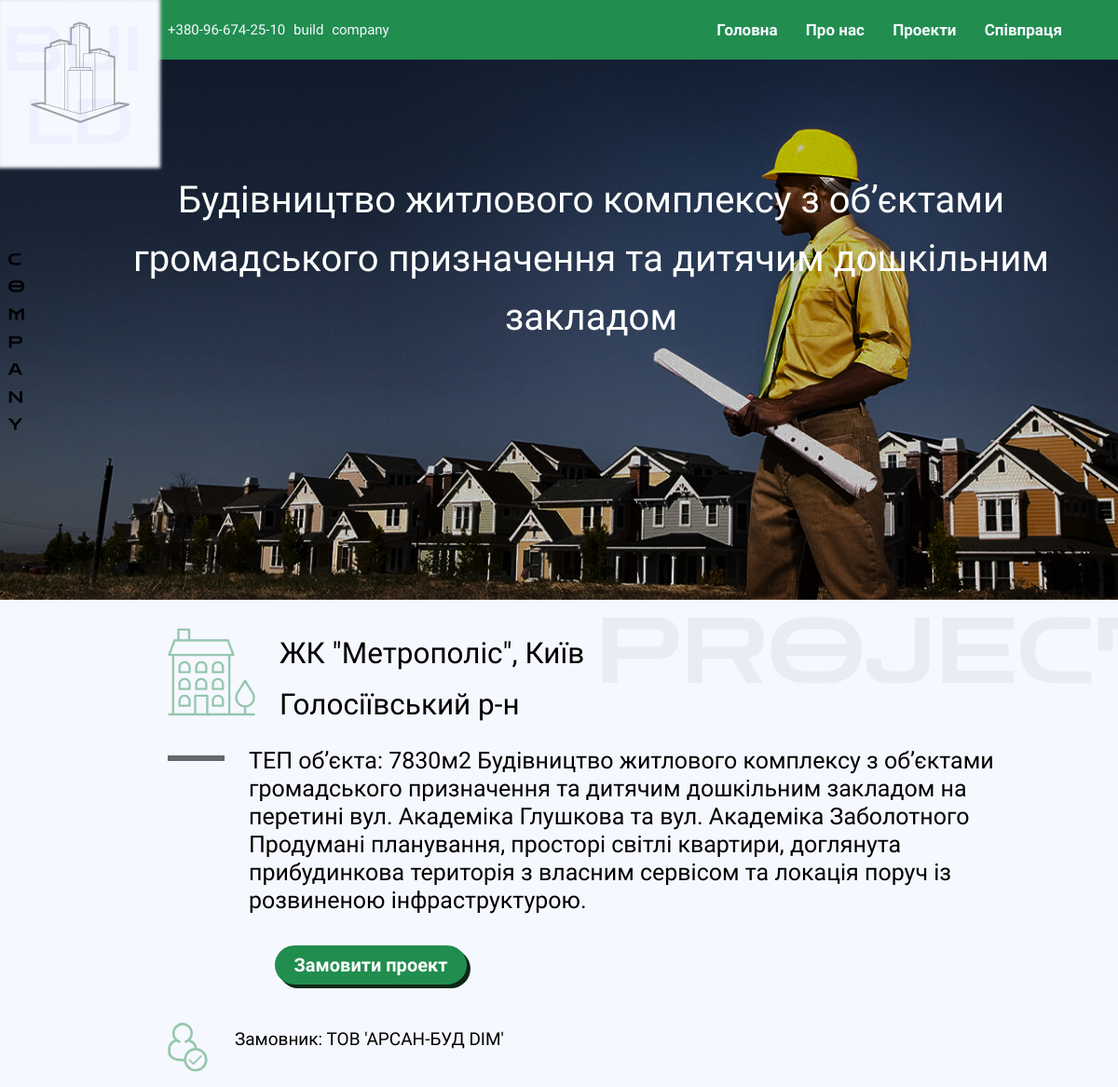
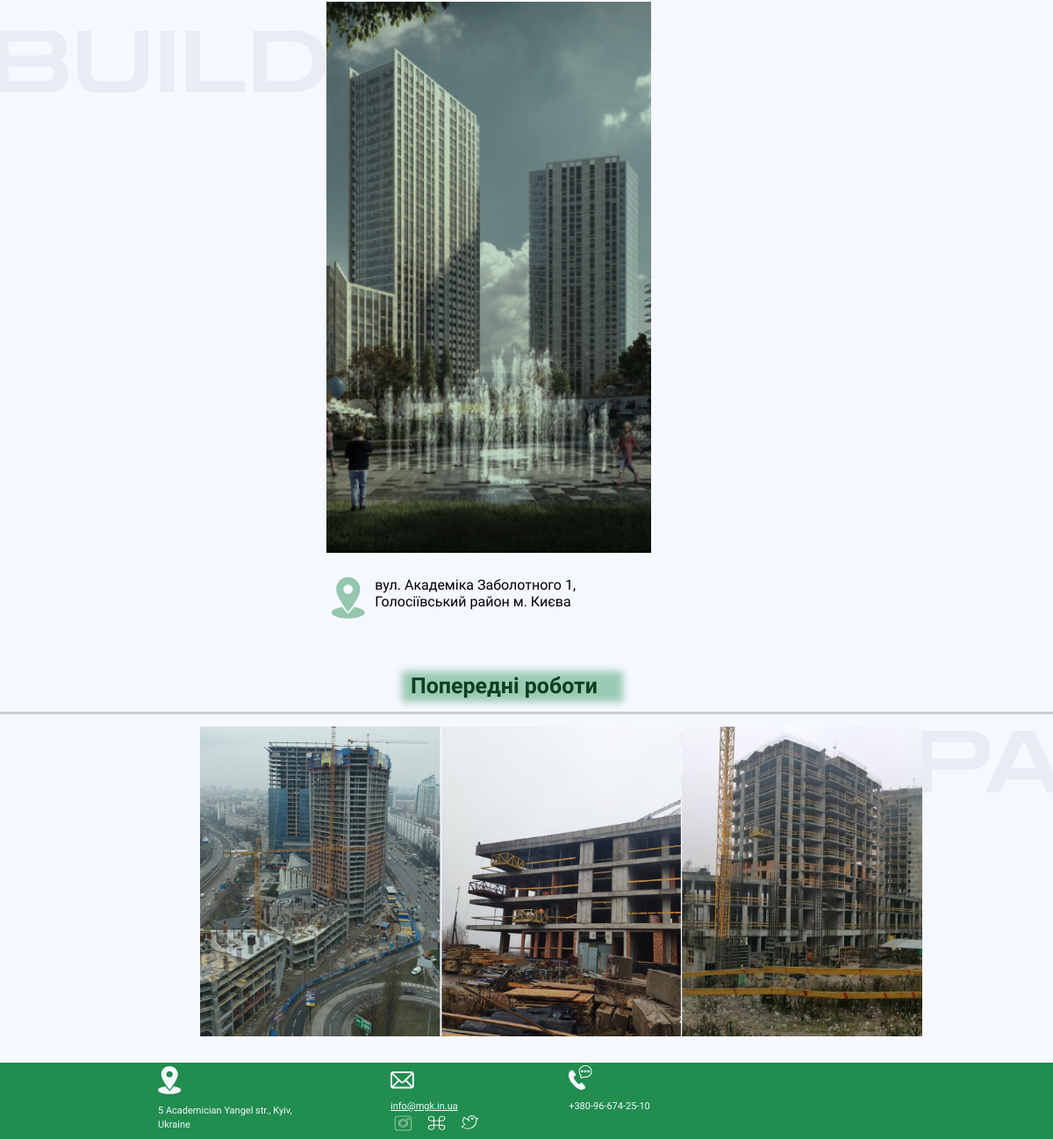
/project/Metropolis, run on the app's committed database (2 pictures, top to bottom).
### main/models.py (models this page shows, shortened)
class App(models.Model):
    name = models.CharField("Назва", max_length=100)
    name_header = models.CharField("Повна назва", max_length=250)
    img_project = models.ImageField(upload_to="images/", verbose_name="Фото проекту")
    name_project = models.CharField("Назва проекту", max_length=50)
    info_about = models.TextField("Інформація про проект")
    order = models.CharField("Замовник", max_length=100)
    adress = models.CharField("Адреса", max_length=100)
    class Meta:
        verbose_name = "Проект"
        verbose_name_plural = "Проекти"

### main/views.py (the view)
# urls.py: path('project/<str:name>', views.one_project, name='one_project'),
def one_project(request, name):
    info_project = get_object_or_404(App, name=name)
    return render(request, 'main/info_project_page.html', {'project': info_project})

### main/templates/main/info_project_page.html (shortened to what this page needs)
{% extends 'main/base.html' %}
{% load static %}
{% block style %}
 <link href="{% static 'main/css/info-project.css' %}" rel="stylesheet">
{% endblock %}
{% block content %}
<main>
    <div class="wrapper">
        <section class="home">
            <div class="container">
                <div class="home-content">
                    <div class="home-text">
                        <p>{{project.name_header}}</p>
                    </div>
                </div>
            </div>
        </section>
        <section class="info-content">
            <div class="container">
                <div class="main-info">
                    <div class="info-block">
                        <div class="info-heading">
                            <i class="building"><img src="{% static 'main/images/building-icon.svg' %}", alt="building-icon"/></i>
                            <div class="heading-text">{{project.name_project}}</div>
                        </div>
                        <div class="info">
                            <i class="line"><img src= "{% static 'main/images/line_info.png' %}", alt="line"/></i>
                            <div class="info-text">{{project.info_about}}
                            </div>
                        </div>
                        <a href="/cooperation">
                            <button class="btn">Замовити проект</button>
                        </a>
                        <div class="order">
                            <i class="order-icon"><img src= "{% static 'main/images/order.svg' %}" , alt="order"/></i>
                            <div class="order-text">Замовник: {{project.order}} </div>
                        </div>
                    </div>
                    <div class="info-img">
                        <img class= 'build-img' src="/static/main/{{project.img_project}}" , alt="build"/>
                        <div class="img-describe">
                            <i class="adress"><img src= "{% static 'main/images/nav.svg' %}"></i>
                            <div class="img-text">{{project.adress}}
                            </div>
                        </div>
                    </div>
                </div>
                <div class="project-before-header">
                    <div class="rectangle"></div>
                    <div class="project-before-title">Попередні роботи</div>
                </div>
            </div>
        </section>
        <section class="project-before">
            <div class="container">
                <div class="project-before-content">
                    <div class="img-block">
                        <img src= "{% static 'main/images/before-1.png' %}" , alt="before-build"/>
                        <img src= "{% static 'main/images/before-2.png' %}" , alt="before-building"/>
                        <img src= "{% static 'main/images/before-3.png' %}" , alt="before-building"/>
                    </div>
                </div>
            </div>
        </section>
    </div>
</main>
{% endblock %}

### main/static/main/css/info-project.css (style rules this page uses)
* { box-sizing: border-box; }
body { font-family: "Didact Gothic", sans-serif; font-weight: 400; margin: 0; background-color: #f6f8ff; }
.wrapper { width: 100%; margin: auto; }
.container { width: 1095px; margin-left: 175px; }
a { text-decoration: none; }
.home { height: 580px; background: url("../images/info-back.png") no-repeat; }
.home-content { display: flex; flex-direction: column; height: 580px; margin-left: -51px; }
.home-text { width: 697px; height: 216px; font-family: "Didact Gothic"; font-style: normal; font-weight: 400; font-size: 40px; line-height: 63px; text-align: center; color: #ffffff; margin-top: 79px; animation: slideIn 0.9s ease-in-out forwards; }
.info-content { height: 782px; background: url("../images/project-background.png") no-repeat; }
.main-info { display: flex; justify-content: space-between; }
.info-block { margin-top: 96px; }
.info-heading { display: flex; }
.heading-text { margin-left: 26px; width: 414.28px; font-family: "Zen Dots"; font-style: normal; font-weight: 400; font-size: 31.48px; line-height: 55px; color: #000000; }
.info { display: flex; margin-top: 76px; }
.info-text { margin-left: 26px; width: 488px; font-size: 25px; line-height: 30px; }
.order { display: flex; margin-top: 103px; }
.order-text { margin-left: 29px; margin-top: 6px; font-size: 19px; }
.btn { background-color: #218d4f; border: solid #218d4f; border-radius: 30px; box-shadow: #0c2718 4px 4px 0 0; color: #0c2718; cursor: pointer; display: inline-block; font-family: "Jura", sans-serif; font-weight: 600; font-size: 20px; line-height: 24px; color: rgba(255, 255, 255, 1); text-align: center; text-decoration: none; touch-action: manipulation; margin-right: 31px; height: 42px; width: 206px; margin-top: 33px; margin-left: 115px; }
.info-img { margin-top: 96px; width: 360px; }
.build-img { width: 370px; }
.img-describe { display: flex; margin-top: 23px; }
.img-text { margin-left: 20px; font-size: 16px; width: 358px; }
.rectangle { margin-left: 428px; margin-top: 36px; width: 252px; height: 51px; background: rgba(33, 141, 79, 0.43); filter: blur(4px); }
.project-before-title { width: 344px; height: 30px; margin-left: 386px; margin-top: -50px; font-family: "Jura"; font-style: normal; font-weight: 700; font-size: 35px; line-height: 41px; }
.project-before { margin-top: 90px; height: 642px; background: url("../images/before-back.png") no-repeat; }
.project-before-content { height: 658px; }
.img-block { display: flex; margin-left: -51px; padding-top: 51px; }
.img-block img { margin-right: 5px; }
.adress { display: flex; flex-direction: column; width: 35.2px; height: 41.81px; }
@media (min-width: 521px) and (max-width: 1344px) { .container { width: 80%; margin: 0; margin-left: 15%; } }
@media (min-width: 521px) and (max-width: 1344px) { .home-text { width: auto; } }
@media (min-width: 521px) and (max-width: 1344px) { .main-info { flex-direction: column; } }
@media (min-width: 521px) and (max-width: 1344px) { .info-block { margin-top: 30px; } }
@media (min-width: 521px) and (max-width: 1344px) { .info-text { width: auto; } }
@media (min-width: 521px) and (max-width: 1344px) { .info { margin-top: 18px; } }
@media (min-width: 521px) and (max-width: 1344px) { .info-content { height: auto; } }
@media (min-width: 521px) and (max-width: 1344px) { .line img { width: 61px; height: 6px; } }
@media (min-width: 521px) and (max-width: 1344px) { .order { margin-top: 41px; } }
@media (min-width: 521px) and (max-width: 1344px) { .info-img { margin-top: 14px; margin-left: 20%; } }
@media (min-width: 521px) and (max-width: 1344px) { .adress img { width: 50px; height: 48px; } }
@media (min-width: 521px) and (max-width: 1344px) { .rectangle { margin-left: 29%; margin-top: 66px; height: 35px; } }
@media (min-width: 521px) and (max-width: 1344px) { .project-before-title { height: 30px; width: auto; margin-left: 30%; margin-top: -39px; font-size: 25px; } }
@media (min-width: 521px) and (max-width: 1344px) { .project-before { margin-top: 20px; height: auto; margin-bottom: 30px; } }
@media (min-width: 521px) and (max-width: 1344px) { .project-before-content { height: auto;; } }
@media (min-width: 521px) and (max-width: 1344px) { .img-block { margin-left: 5%; padding-top: 17px; } }
@media (min-width: 521px) and (max-width: 1344px) { .img-block img { width: 30%; height: auto; margin-right: 1px; } }

### data on the page
App: name_header "Будівництво житлового комплексу з об’єктами громадського призначення та дитячим дошкільним закладом", name_project "ЖК \"Метрополіс\", Київ Голосіївський р-н", info_about "ТЕП об’єкта: 7830м2 Будівництво житлового комплексу з об’єктами громадського призначення та дитячим дошкільним закладом на перетині вул. Академіка Глушкова та вул. Академіка Заболотного Продумані планування, просторі світлі квартири, доглянута прибудинкова територія з власним сервісом та локація поруч із розвиненою інфраструктурою.", order "ТОВ 'АРСАН-БУД DIM'", img_project (picture), adress "вул. Академіка Заболотного 1, Голосіївський район м. Києва"
